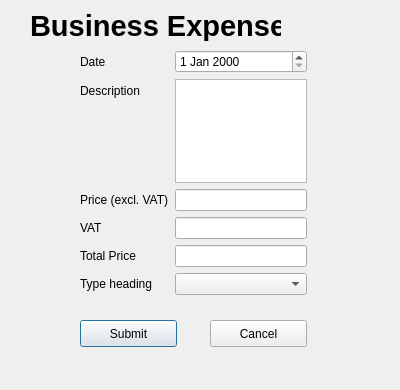
<?xml version="1.0" encoding="UTF-8"?>
<ui version="4.0">
 <class>ExpenseNew</class>
 <widget class="QDialog" name="ExpenseNew">
  <property name="geometry">
   <rect>
    <x>0</x>
    <y>0</y>
    <width>400</width>
    <height>390</height>
   </rect>
  </property>
  <property name="windowTitle">
   <string>Dialog</string>
  </property>
  <widget class="QPushButton" name="pushButton_submit">
   <property name="geometry">
    <rect>
     <x>80</x>
     <y>320</y>
     <width>97</width>
     <height>27</height>
    </rect>
   </property>
   <property name="text">
    <string>Submit</string>
   </property>
  </widget>
  <widget class="QPushButton" name="pushButton_cancel">
   <property name="geometry">
    <rect>
     <x>210</x>
     <y>320</y>
     <width>97</width>
     <height>27</height>
    </rect>
   </property>
   <property name="text">
    <string>Cancel</string>
   </property>
  </widget>
  <widget class="QWidget" name="formLayoutWidget">
   <property name="geometry">
    <rect>
     <x>80</x>
     <y>50</y>
     <width>227</width>
     <height>245</height>
    </rect>
   </property>
   <layout class="QFormLayout" name="formLayout">
    <property name="fieldGrowthPolicy">
     <enum>QFormLayout::AllNonFixedFieldsGrow</enum>
    </property>
    <item row="0" column="0">
     <widget class="QLabel" name="label_date">
      <property name="text">
       <string>Date</string>
      </property>
     </widget>
    </item>
    <item row="0" column="1">
     <widget class="QDateEdit" name="dateEdit_date"/>
    </item>
    <item row="1" column="0">
     <widget class="QLabel" name="label_description">
      <property name="text">
       <string>Description</string>
      </property>
     </widget>
    </item>
    <item row="2" column="0">
     <widget class="QLabel" name="label_priceExclVat">
      <property name="text">
       <string>Price (excl. VAT)</string>
      </property>
     </widget>
    </item>
    <item row="2" column="1">
     <widget class="QLineEdit" name="lineEdit_priceExclVat"/>
    </item>
    <item row="3" column="0">
     <widget class="QLabel" name="label_vat">
      <property name="text">
       <string>VAT</string>
      </property>
     </widget>
    </item>
    <item row="3" column="1">
     <widget class="QLineEdit" name="lineEdit_vat"/>
    </item>
    <item row="4" column="0">
     <widget class="QLabel" name="label_totalPrice">
      <property name="text">
       <string>Total Price</string>
      </property>
     </widget>
    </item>
    <item row="4" column="1">
     <widget class="QLineEdit" name="lineEdit_totalPrice"/>
    </item>
    <item row="5" column="0">
     <widget class="QLabel" name="label_typeHeading">
      <property name="text">
       <string>Type heading</string>
      </property>
     </widget>
    </item>
    <item row="5" column="1">
     <widget class="QComboBox" name="comboBox_typeHeading"/>
    </item>
    <item row="1" column="1">
     <widget class="QPlainTextEdit" name="plainTextEdit_description"/>
    </item>
   </layout>
  </widget>
  <widget class="QLabel" name="label_businessExpense">
   <property name="geometry">
    <rect>
     <x>30</x>
     <y>10</y>
     <width>251</width>
     <height>31</height>
    </rect>
   </property>
   <property name="font">
    <font>
     <pointsize>22</pointsize>
     <weight>75</weight>
     <bold>true</bold>
    </font>
   </property>
   <property name="text">
    <string>Business Expense</string>
   </property>
  </widget>
 </widget>
 <resources/>
 <connections/>
</ui>
